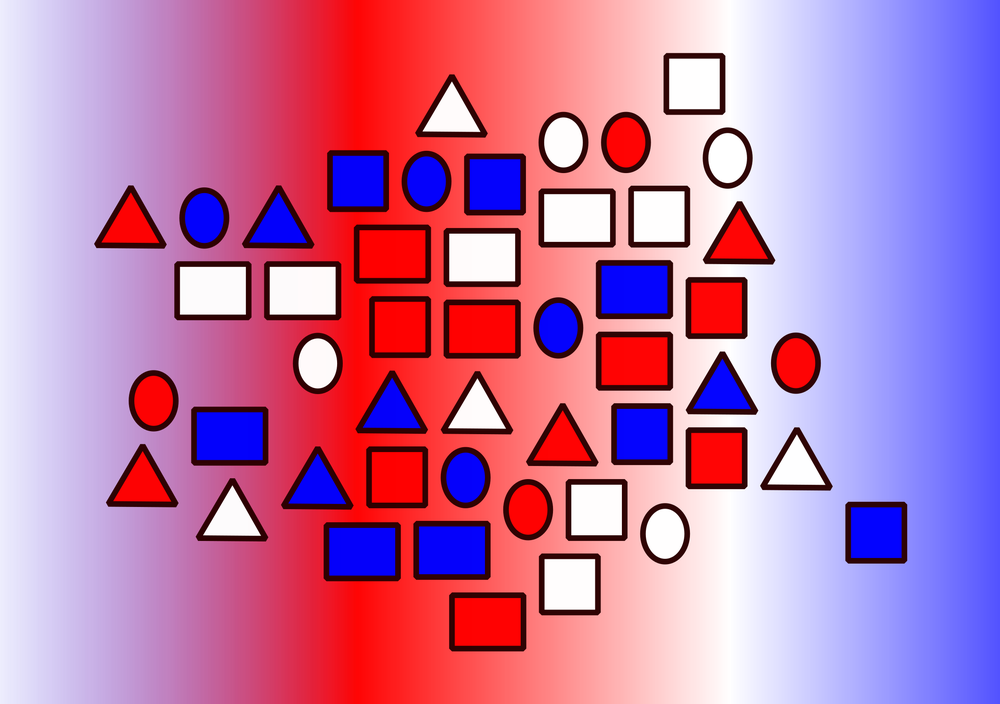
#> input picture teams.png, 1000 x 704 px, shrunk from 2293 x 1615 before the run
$ python skuska.py
#> lines starting #> are read from the running program, lines starting #| are printed output that depends on the picture; after the words box and inside, x2 and y2 are one past the last pixel; in counts of white or black regions, pixels touching at a corner belong together
import cv2
from skimage.morphology import label
import numpy as np
from skimage.morphology import disk
from skimage.filters.rank import entropy
import matplotlib.pyplot as plt
from skimage.color import rgb2lab ,rgb2hsv, rgb2gray, rgba2rgb
from skimage import morphology,io
import scipy.ndimage as nd
from skimage import exposure
from skimage.io import imread
from skimage import img_as_ubyte
def get_region_by_color(img, al, ah, bl, bh):

    mask = rgb2lab(img)

    img1 = np.logical_and(mask[:, :, 2] > bl, mask[:, :, 2] < bh)
    img2 = np.logical_and(mask[:, :, 1] > al, mask[:, :, 1] < ah)


    mask = np.logical_and(img1, img2)
    plt.imshow(mask)
    plt.show()
    mask = morphology.opening(mask, morphology.disk(5))

    mask = nd.binary_fill_holes(mask)
    mask = mask.astype(int)
# [4 lines of commented-out code are left out]
    return mask

def get_region_by_colorHsv(img, lower,upper):
    img = rgb2hsv(img)

    mask = cv2.inRange(img, lower, upper)

    mask = morphology.opening(mask, morphology.disk(5))


    mask = nd.binary_fill_holes(mask)

    return img

def get_figure_name(contour):
    epsilon = 0.01 * cv2.arcLength(contour, True)
    approx = cv2.approxPolyDP(contour, epsilon, True)
    shape_type = "Other"
    corners = len(approx)

    if corners == 5:
        shape_type = "Triangle"
    if corners == 4:
        shape_type = "Rectangle"
    if corners >= 10:
        shape_type = "Circle"
    return shape_type
image=imread("teams.png")
#> image is the input picture: shape (704, 1000, 4); mean R, G, B, A 164.7, 81.9, 155.3, 213.5
image=rgba2rgb(image)
#> image: shape (704, 1000, 3) float64
image_gray=rgb2gray(image)
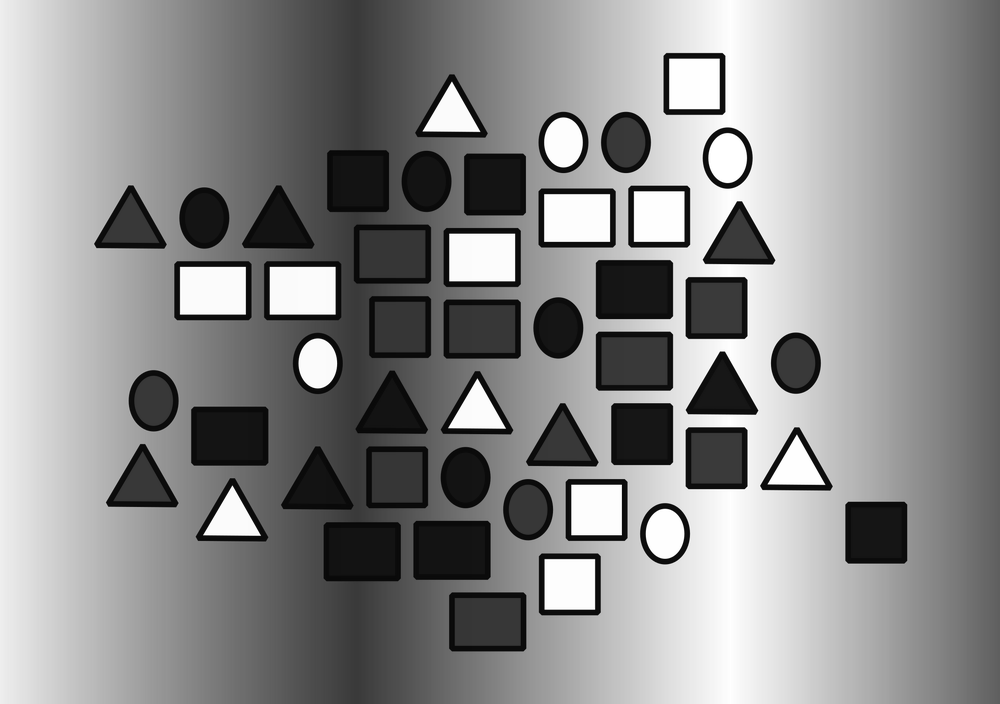
#> image_gray: shape (704, 1000) float64; min 0.0183, max 1, mean 0.549


thresh=image_gray>0.07
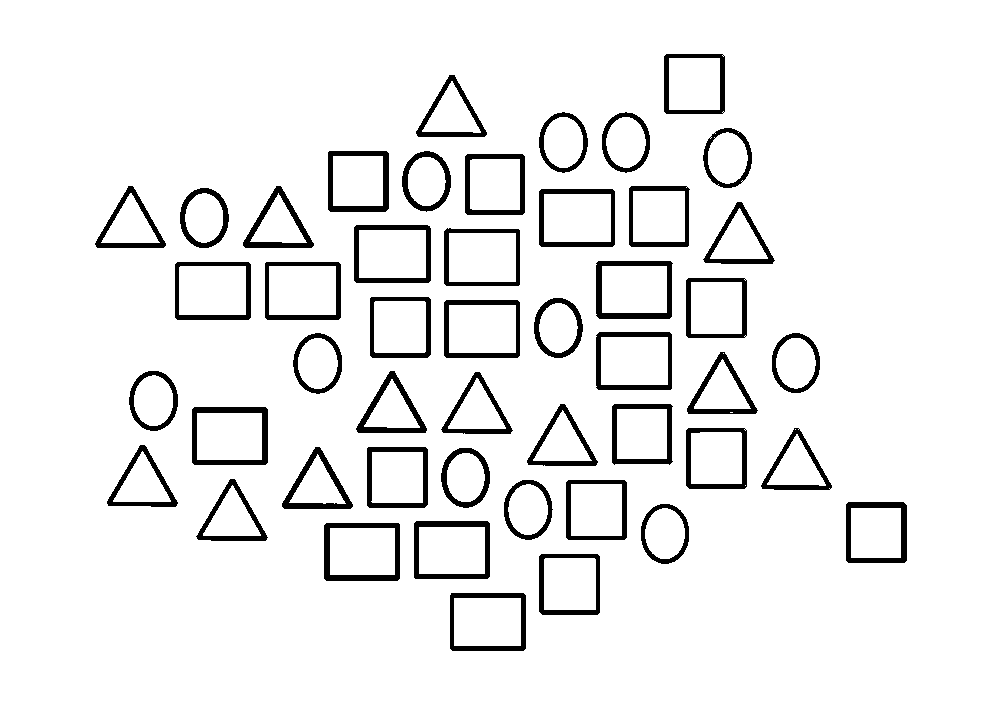
#> thresh: shape (704, 1000) bool; 93.2% white; 48 black regions, largest, box (x1, y1, x2, y2) and area: (324, 523, 400, 581) 1343, (192, 407, 268, 465) 1341, (596, 261, 673, 319) 1339


thresh=thresh.astype(int)
labels=label(thresh)
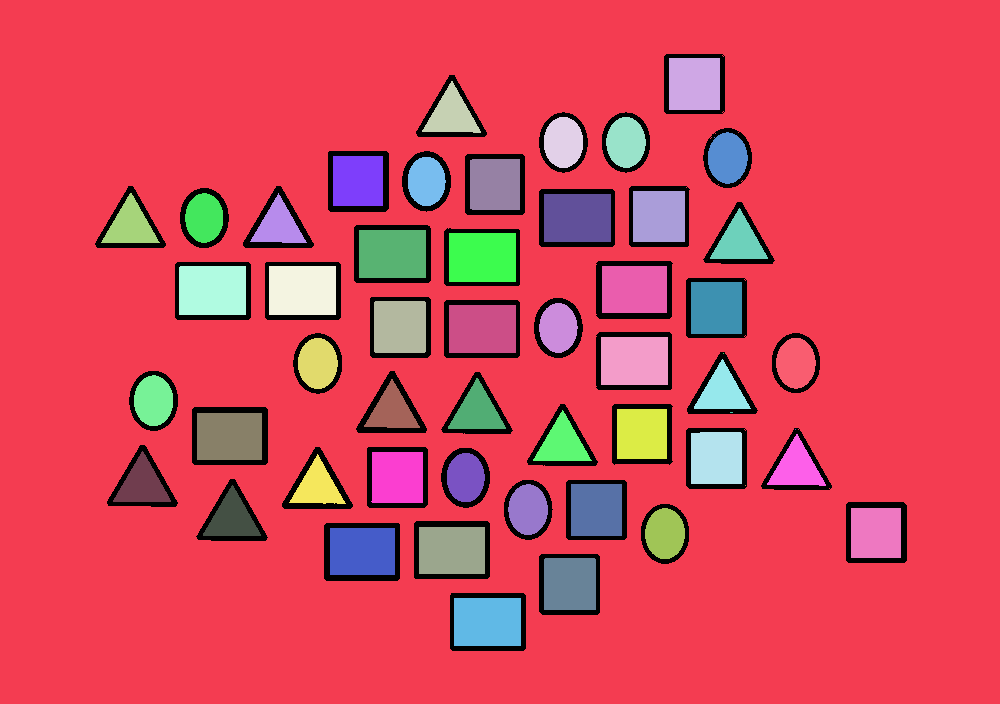
#> labels: shape (704, 1000) int64; 54 distinct labels, from 0 to 53; one colour per label, 0 black


labels=np.where(labels==1,0, labels)
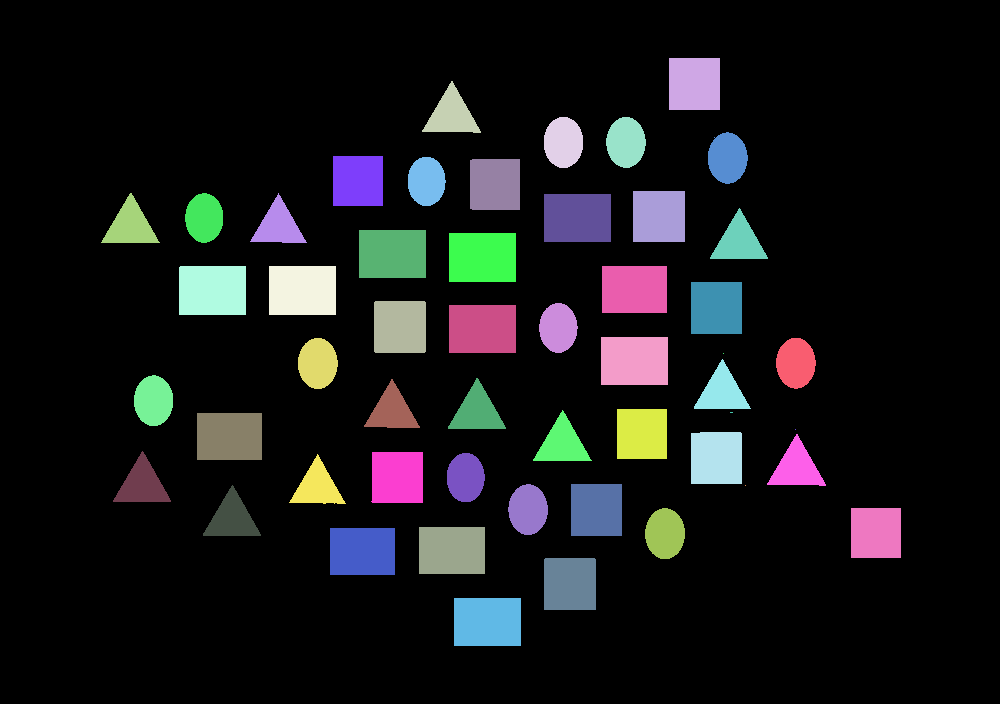
#> labels: shape (704, 1000) int64; 53 distinct labels, from 0 to 53; one colour per label, 0 black
labels=np.where(labels!=0,1, labels)
#> labels: shape (704, 1000) int64; values 0 (black) and 1 (white), 15.1% white; 52 white regions (4 under 20 px), largest, box (x1, y1, x2, y2) and area: (449, 233, 516, 282) 3283, (269, 266, 336, 315) 3283, (179, 266, 246, 315) 3282

gray_three = cv2.merge([labels,labels,labels])
new_image=image*gray_three
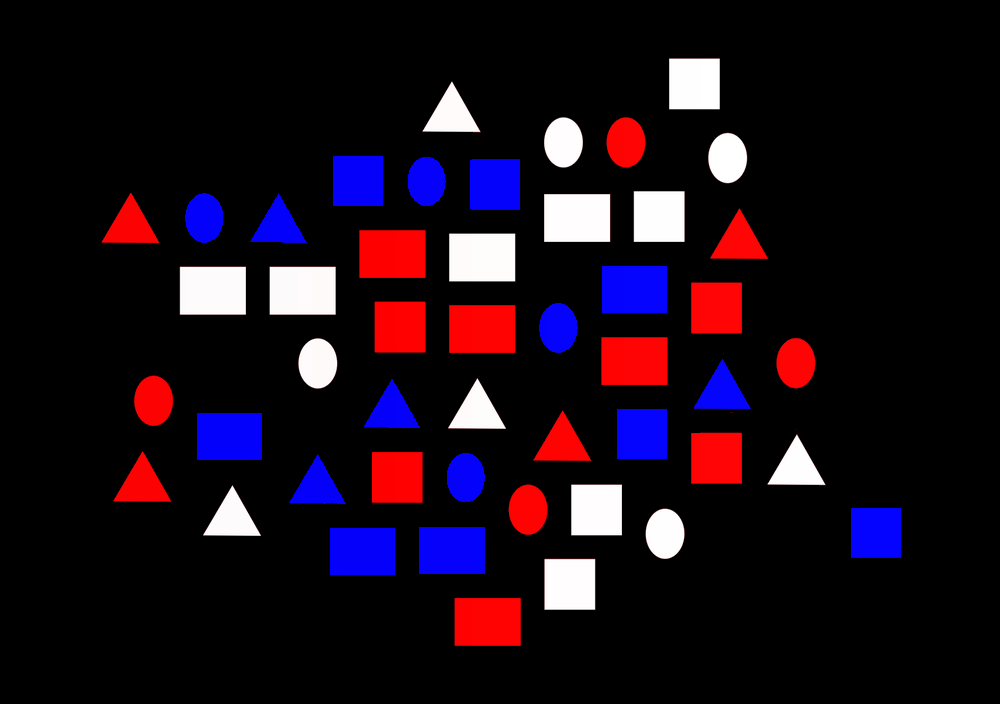
#> new_image: shape (704, 1000, 3) float64; mean R, G, B 0.1, 0.0497, 0.0969

new_image=get_region_by_color(new_image,10,127,-127,-10)
#> in get_region_by_color, `mask = rgb2lab(img)`: mask: shape (704, 1000, 3) float64; mean of channels 0, 1, 2 9.1, 7.8, -1.8
#> in get_region_by_color, `img1 = np.logical_and(mask[:, :, 2] > bl, mask[:, :, 2] < bh)`: img1: shape (704, 1000) bool; 4.8% white; 16 white regions, largest, box (x1, y1, x2, y2) and area: (419, 527, 485, 574) 3102, (602, 266, 667, 313) 3055, (197, 413, 262, 460) 3055
#> in get_region_by_color, `img2 = np.logical_and(mask[:, :, 1] > al, mask[:, :, 1] < ah)`: img2: shape (704, 1000) bool; 10.1% white; 336 white regions (292 under 20 px), largest, box (x1, y1, x2, y2) and area: (359, 230, 426, 278) 3216, (449, 305, 516, 353) 3216, (601, 337, 668, 385) 3216
#> in get_region_by_color, `mask = morphology.opening(mask, morphology.disk(5))`:
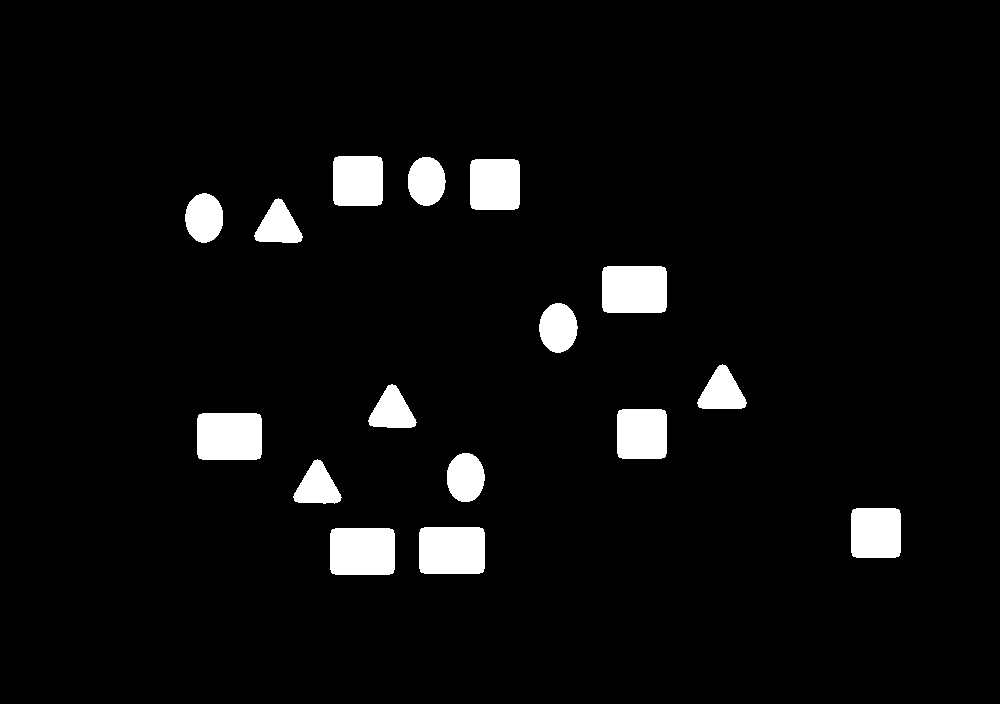
#> mask: shape (704, 1000) bool; 4.7% white; 16 white regions, largest, box (x1, y1, x2, y2) and area: (419, 527, 485, 574) 3062, (602, 266, 667, 313) 3015, (197, 413, 262, 460) 3015
#> in get_region_by_color, `mask = mask.astype(int)`: mask: shape (704, 1000) int64; values 0 (black) and 1 (white), 4.7% white; 16 white regions
contours, hierarchy = cv2.findContours(img_as_ubyte(new_image.copy()), cv2.RETR_TREE, cv2.CHAIN_APPROX_SIMPLE)
#> contours = 16 contours; largest, box (x1, y1, x2, y2) and area: (419, 527, 485, 574) 2956, (330, 528, 395, 575) 2910, (197, 413, 262, 460) 2910, (602, 266, 667, 313) 2910, (470, 159, 520, 210) 2416

blue_figure=[]

for i in contours:
    blue_figure.append(get_figure_name(i))
#> this loop made 16 passes
#> (epsilon in get_figure_name, shape_type in get_figure_name, corners in get_figure_name) on passes 3, 4, 5, 7, 8, 9, 10, 12, 13, 14, 15, 16: (1.89, 'Other', 8), (1.54, 'Other', 9), (1.42, 'Circle', 13), (1.89, 'Other', 8), (1.53, 'Other', 7), (1.56, 'Other', 7), (1.44, 'Circle', 12), (1.54, 'Other', 7), (1.43, 'Circle', 13), (1.91, 'Other', 8), (1.42, 'Circle', 13), (1.89, 'Other', 8)
#> (epsilon in get_figure_name, approx in get_figure_name, shape_type in get_figure_name, corners in get_figure_name) on passes 1, 2, 6, 11: (2.13, [[331, 530], [332, 573], [393, 572], [392, 529]], 'Rectangle', 4), (2.15, [[420, 529], [421, 572], [483, 571], [482, 528]], 'Rectangle', 4), (2.13, [[198, 415], [199, 458], [260, 457], [259, 414]], 'Rectangle', 4), (2.13, [[603, 268], [604, 311], [665, 310], [664, 267]], 'Rectangle', 4)
#> after the loop, blue_figure = ['Rectangle', 'Rectangle', 'Other', 'Other', 'Circle', 'Rectangle', 'Other', 'Other', 'Other', 'Circle', 'Rectangle', 'Other', 'Circle', 'Other', 'Circle', 'Other']
print(blue_figure)
#| ['Rectangle', 'Rectangle', 'Other', 'Other', 'Circle', 'Rectangle', 'Other', 'Other', 'Other', 'Circle', 'Rectangle', 'Other', 'Circle', 'Other', 'Circle', 'Other']
